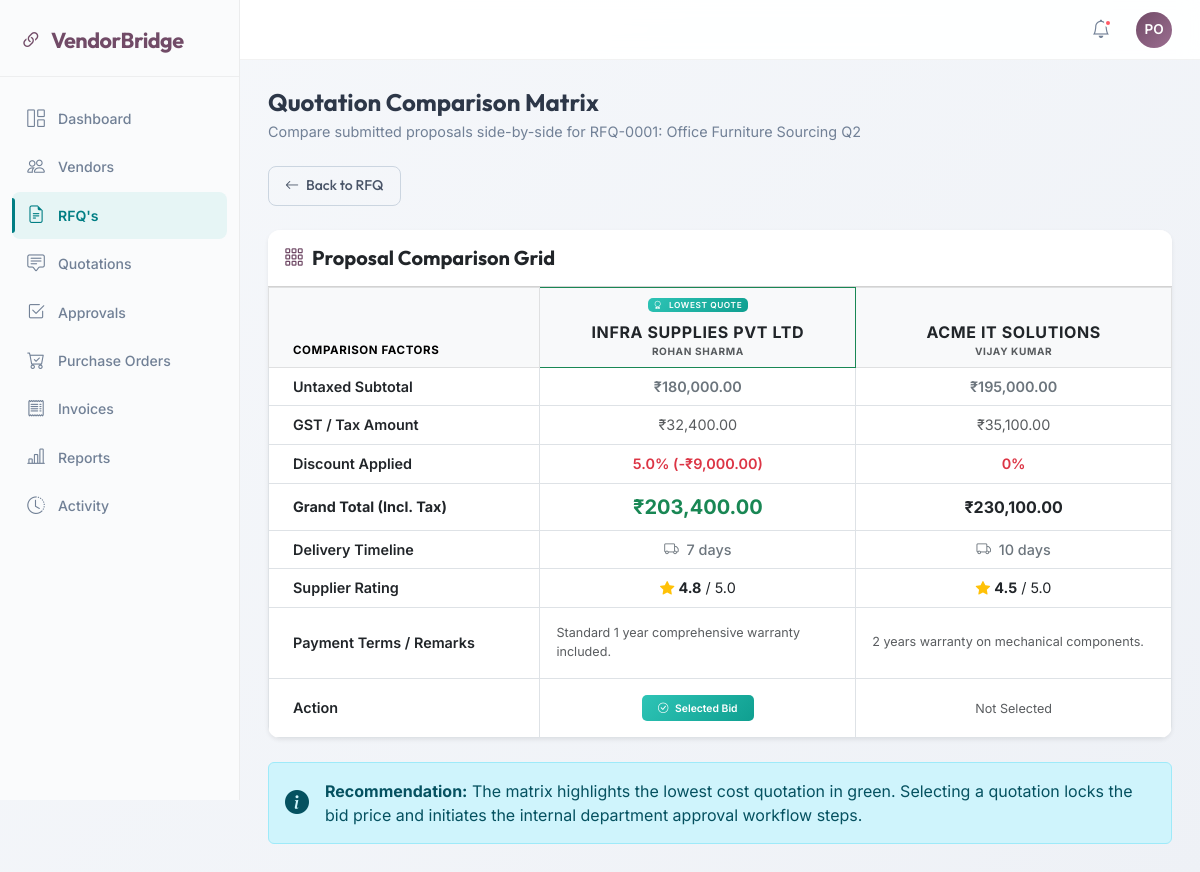
Page /quotations/compare/1 (signed in) on the committed database.
### models.py (models this page shows)
class RFQ(Base):
    __tablename__ = 'rfqs'
    id = Column(Integer, primary_key=True, index=True)
    title = Column(String, index=True)
    description = Column(Text)
    category = Column(String, default="IT Hardware")  # Stationery, IT Hardware, Furniture
    priority = Column(String, default="normal")  # low, normal, high, critical
    deadline = Column(String)
    status = Column(String, default="open")  # open, compared, pending_approval, approved, po_created, closed, cancelled
    line_ids = relationship("RFQLine", back_populates="rfq", cascade="all, delete-orphan")
    bids = relationship("Bid", back_populates="rfq")
    approval_requests = relationship("ApprovalRequest", back_populates="rfq")
    purchase_orders = relationship("PurchaseOrder", back_populates="rfq")

class Bid(Base):
    __tablename__ = 'bids'
    id = Column(Integer, primary_key=True, index=True)
    rfq_id = Column(Integer, ForeignKey('rfqs.id'))
    vendor_id = Column(Integer, ForeignKey('vendors.id'))
    discount_percent = Column(Float, default=0.0)
    discount_amount = Column(Float, default=0.0)
    delivery_days = Column(Integer, default=7)
    notes = Column(Text)
    amount = Column(Float, default=0.0)  # Untaxed total (sum of unit_price * qty)
    tax_amount = Column(Float, default=0.0)
    total_amount = Column(Float, default=0.0)  # Grand total including tax
    status = Column(String, default="submitted")  # submitted, selected, rejected
    is_selected = Column(Boolean, default=False)
    rfq = relationship("RFQ", back_populates="bids")
    vendor = relationship("Vendor", back_populates="bids")
    line_ids = relationship("BidLine", back_populates="bid", cascade="all, delete-orphan")
    approval_requests = relationship("ApprovalRequest", back_populates="bid")
    purchase_orders = relationship("PurchaseOrder", back_populates="bid")

class Vendor(Base):
    __tablename__ = 'vendors'
    id = Column(Integer, primary_key=True, index=True)
    company_name = Column(String, index=True)
    contact_name = Column(String)
    email = Column(String, unique=True, index=True)
    phone = Column(String)
    address = Column(String)
    gst_number = Column(String)
    state = Column(String, default="Maharashtra")  # Maharashtra or other (for CGST/SGST vs IGST split)
    rating = Column(Float, default=5.0)
    status = Column(String, default="pending")  # pending, approved, rejected, blocked
    bids = relationship("Bid", back_populates="vendor")
    purchase_orders = relationship("PurchaseOrder", back_populates="vendor")
    invoices = relationship("Invoice", back_populates="vendor")

### main.py (the view)
@app.get("/quotations/compare/{rfq_id}", response_class=HTMLResponse)
async def quotation_compare_matrix(request: Request, rfq_id: int, db: Session = Depends(get_db)):
    if not current_user_id:
        return RedirectResponse(url="/login", status_code=302)
    rfq = db.query(models.RFQ).filter(models.RFQ.id == rfq_id).first()
    if not rfq:
        raise HTTPException(status_code=404, detail="RFQ not found")
    bids = db.query(models.Bid).filter(models.Bid.rfq_id == rfq_id).all()
    if len(bids) == 0:
        raise HTTPException(status_code=400, detail="No quotations received to compare.")
    lowest_bid = min(bids, key=lambda b: b.total_amount)
    lowest_bid_id = lowest_bid.id if lowest_bid else None
    if rfq.status == "open":
        rfq.status = "compared"
        db.commit()
        log_activity(db, "quotation", "Comparison matrix viewed", f"Performed comparison matrix check on RFQ-{rfq.id:04d}.", "RFQ", rfq.id)
    return templates.TemplateResponse(request, "quotation_compare.html", {
        "active_page": "rfqs",
        "rfq": rfq,
        "bids": bids,
        "lowest_bid_id": lowest_bid_id
    })

### templates/quotation_compare.html (shortened to what this page needs)
{% extends "base.html" %}
{% block content %}
<div class="page-header mb-4">
    <h2>Quotation Comparison Matrix</h2>
    <p>Compare submitted proposals side-by-side for RFQ-{{ "%04d"|format(rfq.id) }}: {{ rfq.title }}</p>
</div>
<div class="row mb-4">
    <div class="col-12">
        <a href="/rfqs/{{ rfq.id }}" class="btn btn-outline-secondary btn-sm py-2 px-3"><i class="bi bi-arrow-left me-1"></i> Back to RFQ</a>
    </div>
</div>
<div class="row g-4 mb-4">
    <div class="col-12">
        <div class="card border-0 shadow-sm overflow-hidden">
            <div class="card-header bg-white py-3">
                <h5 class="mb-0 text-dark fw-bold"><i class="bi bi-grid-3x3-gap me-2 text-primary" style="color: var(--primary-purple) !important;"></i>Proposal Comparison Grid</h5>
            </div>
            <div class="table-responsive">
                <table class="table table-bordered align-middle text-center mb-0">
                    <thead class="table-light">
                        <tr>
                            <th class="text-start ps-4" style="min-width: 200px;">Comparison Factors</th>
                            {% for bid in bids %}
                                <th style="min-width: 250px;" class="{% if bid.id == lowest_bid_id %}border border-success bg-light-success{% endif %}">
                                    {% if bid.id == lowest_bid_id %}
                                        <div class="badge bg-success mb-2"><i class="bi bi-award me-1"></i> Lowest Quote</div>
                                    {% endif %}
                                    <div class="fs-6 fw-bold text-dark">{{ bid.vendor.company_name }}</div>
                                    <div class="small text-muted">{{ bid.vendor.contact_name }}</div>
                                </th>
                            {% endfor %}
                        </tr>
                    </thead>
                    <tbody>
                        <tr>
                            <td class="text-start ps-4 fw-semibold">Untaxed Subtotal</td>
                            {% for bid in bids %}
                                <td class="fw-semibold text-secondary">₹{{ "{:,.2f}".format(bid.amount) }}</td>
                            {% endfor %}
                        </tr>
                        <tr>
                            <td class="text-start ps-4 fw-semibold">GST / Tax Amount</td>
                            {% for bid in bids %}
                                <td class="text-muted">₹{{ "{:,.2f}".format(bid.tax_amount) }}</td>
                            {% endfor %}
                        </tr>
                        {% if bids[0].discount_percent is defined %}
                        <tr>
                            <td class="text-start ps-4 fw-semibold">Discount Applied</td>
                            {% for bid in bids %}
                                <td class="text-danger fw-semibold">
                                    {% if bid.discount_percent > 0 %}
                                        {{ bid.discount_percent }}% (-₹{{ "{:,.2f}".format(bid.discount_amount) }})
                                    {% else %}
                                        0%
                                    {% endif %}
                                </td>
                            {% endfor %}
                        </tr>
                        {% endif %}
                        <tr class="table-group-divider">
                            <td class="text-start ps-4 fw-bold text-dark">Grand Total (Incl. Tax)</td>
                            {% for bid in bids %}
                                <td class="{% if bid.id == lowest_bid_id %}bg-light-success text-success fw-bold fs-5{% else %}fw-bold text-dark fs-6{% endif %}">
                                    ₹{{ "{:,.2f}".format(bid.total_amount) }}
                                </td>
                            {% endfor %}
                        </tr>
                        <tr>
                            <td class="text-start ps-4 fw-semibold">Delivery Timeline</td>
                            {% for bid in bids %}
                                <td class="fw-medium text-secondary">
                                    <i class="bi bi-truck me-1"></i> {{ bid.delivery_days }} days
                                </td>
                            {% endfor %}
                        </tr>
                        <tr>
                            <td class="text-start ps-4 fw-semibold">Supplier Rating</td>
                            {% for bid in bids %}
                                <td>
                                    <span class="text-warning"><i class="bi bi-star-fill"></i></span>
                                    <span class="fw-bold">{{ "%.1f"|format(bid.vendor.rating) }}</span> / 5.0
                                </td>
                            {% endfor %}
                        </tr>
                        <tr>
                            <td class="text-start ps-4 fw-semibold">Payment Terms / Remarks</td>
                            {% for bid in bids %}
                                <td class="small text-muted text-start p-3" style="max-width: 250px;">
                                    {{ bid.notes or 'Standard payment terms apply.' }}
                                </td>
                            {% endfor %}
                        </tr>
                        <tr>
                            <td class="text-start ps-4 fw-semibold">Action</td>
                            {% for bid in bids %}
                                <td class="p-3">
                                    {% if rfq.status == 'open' or rfq.status == 'compared' %}
                                        <form action="/api/quotations/{{ bid.id }}/select" method="POST">
                                            <button type="submit" class="btn btn-sm {% if bid.id == lowest_bid_id %}btn-success{% else %}btn-outline-primary{% endif %} py-1.5 px-3">
                                                Select & Start Approval
                                            </button>
                                        </form>
                                    {% else %}
                                        {% if bid.is_selected %}
                                            <span class="badge bg-success py-2 px-3"><i class="bi bi-check-circle me-1"></i> Selected Bid</span>
                                        {% else %}
                                            <span class="text-muted small">Not Selected</span>
                                        {% endif %}
                                    {% endif %}
                                </td>
                            {% endfor %}
                        </tr>
                    </tbody>
                </table>
            </div>
        </div>
    </div>
</div>
<div class="row">
    <div class="col-12">
        <div class="alert alert-info d-flex align-items-center" role="alert">
            <i class="bi bi-info-circle-fill me-3 fs-4"></i>
            <div>
                <strong>Recommendation:</strong> The matrix highlights the lowest cost quotation in green. Selecting a quotation locks the bid price and initiates the internal department approval workflow steps.
            </div>
        </div>
    </div>
</div>
{% endblock %}

### templates/base.html (style rules this page uses)
:root { --primary-purple: #714B67; --primary-purple-hover: #5c3e55; --primary-purple-light: #f3eaf0; --secondary-teal: #017e84; --secondary-teal-hover: #015e62; --secondary-teal-light: #e6f5f5; --bg-gradient: linear-gradient(135deg, #f6f8fb 0%, #eef1f6 100%); --sidebar-bg: #fafbfc; --glass-bg: rgba(255, 255, 255, 0.92); --glass-border: rgba(255, 255, 255, 0.6); --text-dark: #2d3748; --text-muted: #718096; --text-light: #a0aec0; --shadow-xs: 0 1px 2px rgba(0, 0, 0, 0.03); --shadow-sm: 0 2px 4px rgba(0, 0, 0, 0.02); --shadow-md: 0 10px 25px rgba(31, 38, 135, 0.04); --shadow-lg: 0 15px 35px rgba(31, 38, 135, 0.08); --radius-sm: 8px; --radius-md: 12px; --radius-lg: 16px; --sidebar-width: 240px; }
* { box-sizing: border-box; }
body { font-family: 'Inter', sans-serif; background: var(--bg-gradient); color: var(--text-dark); min-height: 100vh; margin: 0; display: flex; }
h1, h2, h3, h4, h5, h6 { font-family: 'Outfit', sans-serif; font-weight: 600; }
.btn { font-weight: 500; border-radius: var(--radius-sm); padding: 0.55rem 1.3rem; transition: all 0.3s cubic-bezier(0.16, 1, 0.3, 1); font-family: 'Outfit', sans-serif; font-size: 0.88rem; }
.btn-outline-secondary { border-color: #cbd5e0; color: #4a5568; }
.card { border: 1px solid rgba(0,0,0,0.06); background: white; border-radius: var(--radius-md); box-shadow: var(--shadow-xs); transition: all 0.25s ease; overflow: hidden; }
.table { --bs-table-bg: transparent; margin-bottom: 0; font-size: 0.9rem; }
thead th { background-color: #f8f9fa !important; border-bottom: 2px solid rgba(0,0,0,0.05); text-transform: uppercase; font-size: 0.72rem; letter-spacing: 0.6px; color: var(--text-muted); font-weight: 700; padding: 12px 16px; }
tbody td { padding: 12px 16px; vertical-align: middle; }
.badge { padding: 0.35em 0.7em; font-size: 0.72em; font-weight: 600; border-radius: 5px; }
.bg-success { background: linear-gradient(135deg, #2ec4b6, #0f9f90) !important; }
.page-header { margin-bottom: 24px; }
.page-header h2 { font-size: 1.5rem; font-weight: 700; margin-bottom: 4px; }
.page-header p { color: var(--text-muted); font-size: 0.9rem; margin-bottom: 0; }

### rows in the picture
RFQ: id "0001", title "Office Furniture Sourcing Q2"
Bid: shows "LOWEST QUOTE", vendor.company_name "INFRA SUPPLIES PVT LTD", vendor.contact_name "ROHAN SHARMA", amount "180,000.00", tax_amount "32,400.00", discount_percent "5.0", discount_amount "9,000.00", total_amount "203,400.00", delivery_days "7", notes "Standard 1 year comprehensive warranty included.", is_selected True (drawn)
Bid: vendor.company_name "ACME IT SOLUTIONS", vendor.contact_name "VIJAY KUMAR", amount "195,000.00", tax_amount "35,100.00", discount_percent "0%", total_amount "230,100.00", delivery_days "10", notes "2 years warranty on mechanical components.", is_selected "Not Selected"
Vendor: vendor.rating "4.8"
Vendor: vendor.rating "4.5"
